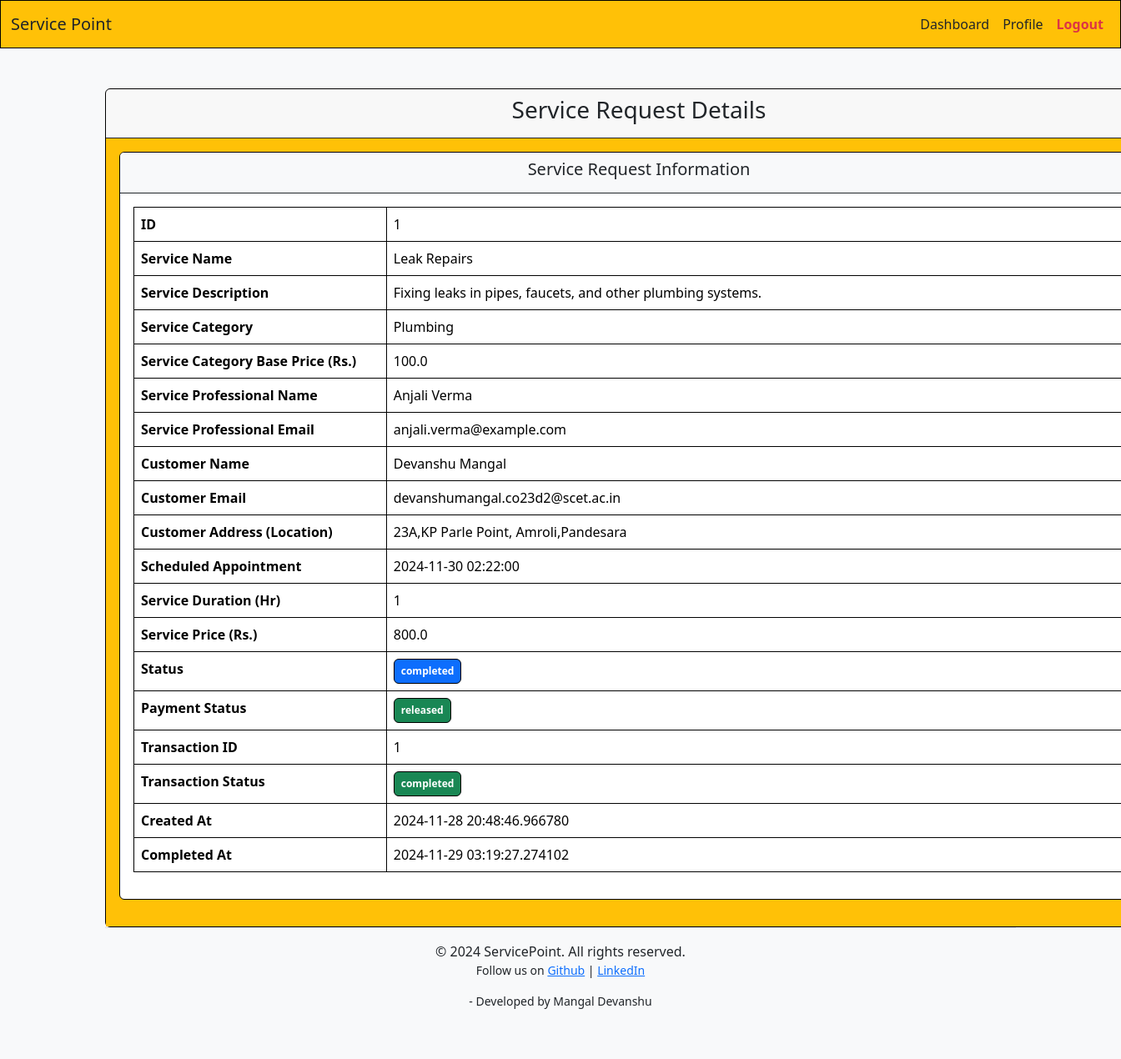
Screenshot of /service_request/1 (signed in) with the database file from the repository.
### models.py (models this page shows)
class ServiceRequest(db.Model):
    id = db.Column(db.Integer, primary_key=True)
    user_id = db.Column(db.Integer, db.ForeignKey('user.id', name='fk_servicerequest_user'), nullable=False)
    service_professional_id = db.Column(db.Integer, db.ForeignKey('service_professional.id', name='fk_servicerequest_serviceprofessional'), nullable=False)
    service_id = db.Column(db.Integer, db.ForeignKey('service.id', name='fk_servicerequest_service'), nullable=False)
    appointment = db.Column(db.DateTime, nullable=False)
    address = db.Column(db.String(256), nullable=False)
    status = db.Column(
        db.Enum('pending', 'approved', 'completed', 'canceled', name='service_request_status'),
        nullable=False,
        default='pending'
    )
    otp = db.Column(db.String(6), nullable=True)
    created_at = db.Column(db.DateTime, default=datetime.utcnow, nullable=False)
    completed_at = db.Column(db.DateTime, nullable=True)
    transactions = db.relationship('Transaction', backref='service_request', lazy=True, uselist=False)
    payment_status = db.Column(
        db.Enum('pending', 'held', 'released', 'refunded', name='payment_status'),
        nullable=False,
        default='pending'
    )

class Service(db.Model):
    id = db.Column(db.Integer, primary_key=True)
    category_id = db.Column(db.Integer, db.ForeignKey('category.id', name='fk_service_category'), nullable=False)
    service_professional_id = db.Column(db.Integer, db.ForeignKey('service_professional.id', name='fk_service_serviceprofessional'), nullable=False)
    name = db.Column(db.String(64), nullable=False)
    description = db.Column(db.String(256), nullable=True)
    price = db.Column(db.Float, nullable=False)
    time = db.Column(db.Integer, nullable=False)
    area_pincode = db.Column(db.String(6), nullable=False)
    created_at = db.Column(db.DateTime, default=datetime.utcnow, nullable=False)
    reviews = db.relationship('Review', backref='service', lazy=True)
    service_requests = db.relationship('ServiceRequest', backref='service', lazy=True)

class Category(db.Model):
    id = db.Column(db.Integer, primary_key=True)
    name = db.Column(db.String(64), nullable=False, unique=True)
    base_price = db.Column(db.Float)
    services = db.relationship('Service', backref='category', lazy=True)

class ServiceProfessional(db.Model):
    id = db.Column(db.Integer, primary_key=True)
    service = db.relationship('Service', backref='service_professional', lazy=True, uselist=False)
    service_requests = db.relationship('ServiceRequest', backref='service_request_professional', lazy=True)
    name = db.Column(db.String(64), nullable=False)
    email = db.Column(db.String(128), unique=True, nullable=False)
    category = db.Column(db.String(64), db.ForeignKey('category.name', name='fk_serviceprofessional_category'), nullable=False)
    description = db.Column(db.String(256), nullable=True)
    experience = db.Column(db.Integer, nullable=False)
    username = db.Column(db.String(32), unique=True, nullable=False)
    passhash = db.Column(db.String(256), nullable=False)
    approved = db.Column(db.Boolean, nullable=False, default=False)
    blocked = db.Column(db.Boolean, nullable=False, default=False)
    created_at = db.Column(db.DateTime, default=datetime.utcnow, nullable=False)
    transactions = db.relationship('Transaction', backref='service_professional', lazy=True)

class User(db.Model):
    id = db.Column(db.Integer, primary_key=True)
    username = db.Column(db.String(32), unique=True, nullable=False)
    passhash = db.Column(db.String(256), nullable=False)
    name = db.Column(db.String(64), nullable=True)
    email = db.Column(db.String(128), unique=True, nullable=True)
    created_at = db.Column(db.DateTime, default=datetime.utcnow, nullable=False)
    blocked = db.Column(db.Boolean, nullable=False, default=False)
    service_requests = db.relationship('ServiceRequest', backref='user', lazy=True)
    transactions = db.relationship('Transaction', backref='user', lazy=True)
    reviews = db.relationship('Review', backref='user', lazy=True)

class Transaction(db.Model):
    id = db.Column(db.Integer, primary_key=True)
    user_id = db.Column(db.Integer, db.ForeignKey('user.id', name='fk_transaction_user'), nullable=False)
    service_professional_id = db.Column(db.Integer, db.ForeignKey('service_professional.id', name='fk_transaction_serviceprofessional'), nullable=False)
    service_request_id = db.Column(db.Integer, db.ForeignKey('service_request.id', name='fk_transaction_servicerequest'), nullable=False)
    price = db.Column(db.Float, nullable=False)
    date = db.Column(db.Date, nullable=False)
    created_at = db.Column(db.DateTime, default=datetime.utcnow, nullable=False)
    status = db.Column(
        db.Enum('pending', 'completed', 'failed', 'refunded', name='transaction_status'),
        nullable=False,
        default='pending'
    )

### routes.py (the view)
@app.route('/service_request/<int:id>')
@login_required
@admin_required
def show_service_request(id):
    print("Service request page requested")
    service_request=ServiceRequest.query.get(id)
    return render_template("service_request/show.html",service_request=service_request)

### routes.py (called while the page is built)
def login_required(func):
    @wraps(func)
    def inner(*args, **kwargs):
        if 'logged_in' in session:
            return func(*args, **kwargs)
        else:
            flash("You are not authorized to view this page, please login")
            return redirect(url_for('show_login'))
    return inner

def admin_required(func):
    @wraps(func)
    def inner(*args, **kwargs):
        if 'logged_in' in session and session['user_type']=="admin":
            return func(*args, **kwargs)
        else:
            flash("You are not authorized to view this page")
            return redirect(url_for('show_login'))
    return inner

### templates/service_request/show.html (shortened to what this page needs)
{% extends 'layout.html'%}
{% block content %}
        <div class="container">
            <div class="card border border-black mx-auto mt-5" style="width: 80rem;">
                <div class="card-header border-bottom border-dark">
                <h2 class="fs-3 text-center">Service Request Details</h2>
                </div>
                <div class="card-body bg-warning">
                <div class="card border border-black mb-3">
                    <div class="card-header bg-light border-bottom border-dark">
                    <h3 class="fs-5 text-center">Service Request Information</h3>
                    </div>
                    <div class="card-body">
                    <table class="table table-bordered border border-black">
                        <tr>
                            <td class="fw-bold" style="width: 25%;">ID</td>
                            <td style="width: 75%;">{{ service_request.id }}</td>
                        </tr>
                        <tr>
                            <td class="fw-bold" style="width: 25%;">Service Name</td>
                            <td style="width: 75%;">{{ service_request.service.name }}</td>
                        </tr>
                        <tr>
                            <td class="fw-bold" style="width: 25%;">Service Description</td>
                            <td style="width: 75%;">{{ service_request.service.description }}</td>
                        </tr>
                        <tr>
                            <td class="fw-bold" style="width: 25%;">Service Category</td>
                            <td style="width: 75%;">{{ service_request.service.category.name }}</td>
                        </tr>
                        <tr>
                            <td class="fw-bold" style="width: 25%;">Service Category Base Price (Rs.)</td>
                            <td style="width: 75%;">{{ service_request.service.category.base_price }}</td>
                        </tr>
                        <tr>
                            <td class="fw-bold" style="width: 25%;">Service Professional Name</td>
                            <td style="width: 75%;">{{ service_request.service.service_professional.name }}</td>
                        </tr>
                        <tr>
                            <td class="fw-bold" style="width: 25%;">Service Professional Email</td>
                            <td style="width: 75%;">{{ service_request.service.service_professional.email }}</td>
                        </tr>
                        <tr>
                            <td class="fw-bold" style="width: 25%;">Customer Name</td>
                            <td style="width: 75%;">{{ service_request.user.name }}</td>
                        </tr>
                        <tr>
                            <td class="fw-bold" style="width: 25%;">Customer Email</td>
                            <td style="width: 75%;">{{ service_request.user.email }}</td>
                        </tr>
                        <tr>
                            <td class="fw-bold" style="width: 25%;">Customer Address (Location)</td>
                            <td style="width: 75%;">{{ service_request.address }}</td>
                        <tr>
                            <td class="fw-bold" style="width: 25%;">Scheduled Appointment</td>
                            <td style="width: 75%;">{{ service_request.appointment }}</td>
                        </tr>
                        <tr>
                            <td class="fw-bold" style="width: 25%;">Service Duration (Hr)</td>
                            <td style="width: 75%;">{{ service_request.service.time }}</td>
                        </tr>
                        <tr>
                            <td class="fw-bold" style="width: 25%;">Service Price (Rs.)</td>
                            <td style="width: 75%;">{{ service_request.service.price }}</td>
                        </tr>
                        <tr>
                            <td class="fw-bold" style="width: 25%;">Status</td>
                            <td style="width: 75%;"><span class="badge py-2 px-2 border-black border
                                {% if service_request.status == 'completed' %}text-bg-primary{% endif %}
                                ">
                                {{ service_request.status }}
                                </span>
                            </td>
                        </tr>
                        <tr>
                            <td class="fw-bold" style="width: 25%;">Payment Status</td>
                            <td style="width: 75%;">
                                <span class="badge py-2 px-2 border-black border
                                            {% if service_request.payment_status == 'released' %}text-bg-success{% endif %}
                                            {% if service_request.payment_status == 'held' %}text-bg-danger{% endif %}">
                                            {{ service_request.payment_status }}
                                </span>
                            </td>
                        </tr>
                        <tr>
                            <td class="fw-bold" style="width: 25%;">Transaction ID</td>
                            <td style="width: 75%;">{{ service_request.transactions.id }}</td>
                        </tr>
                        <tr>
                            <td class="fw-bold" style="width: 25%;">Transaction Status</td>
                            <td style="width: 75%;">
                                <span class="badge py-2 px-2 border-black border
                                        {% if service_request.transactions.status == 'completed' %}text-bg-success{% endif %}
                                        ">
                                        {{ service_request.transactions.status }}
                                </span>
                            </td>
                        </tr>
                        <tr>
                            <td class="fw-bold" style="width: 25%;">Created At</td>
                            <td style="width: 75%;">{{ service_request.created_at }}</td>
                        </tr>
                        <tr>
                            <td class="fw-bold" style="width: 25%;">Completed At</td>
                            <td style="width: 75%;">{{ service_request.completed_at }}</td>
                    </table>
                </div>
            </div>
        </div>
{% endblock %}

### rows the page displays
ServiceRequest: id "1", address "23A,KP Parle Point, Amroli,Pandesara", appointment "2024-11-30 02:22:00", status "completed", payment_status "released", created_at "2024-11-28 20:48:46.966780", completed_at "2024-11-29 03:19:27.274102"
Service: service.name "Leak Repairs", service.description "Fixing leaks in pipes, faucets, and other plumbing systems.", service.time "1", service.price "800.0"
Category: service.category.name "Plumbing", service.category.base_price "100.0"
ServiceProfessional: service.service_professional.name "Anjali Verma", service.service_professional.email "anjali.verma@example.com"
User: user.name "Devanshu Mangal", user.email "devanshumangal.co23d2@scet.ac.in"
Transaction: transactions.id "1", transactions.status "completed"
